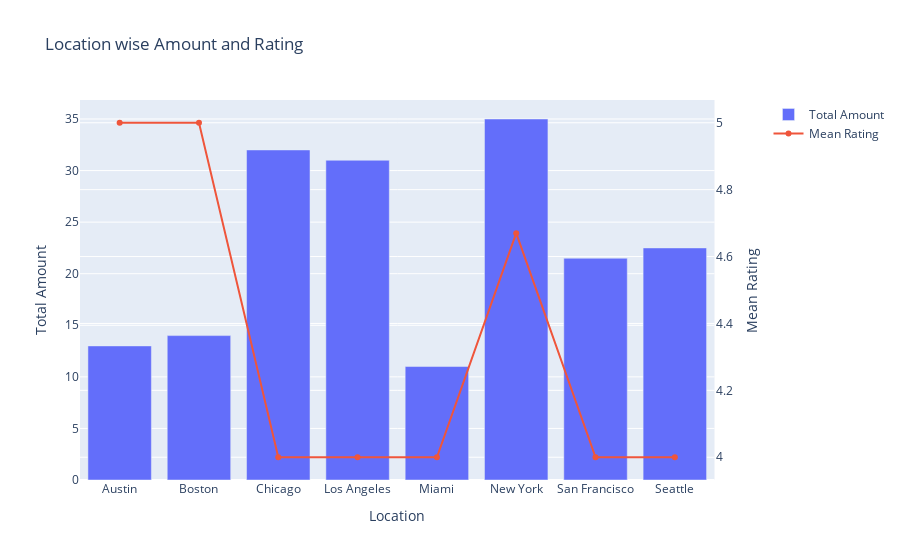

Source (notebook cell):
### Code cell
fig = make_subplots(specs=[[{"secondary_y": True}]])

# Add traces
fig.add_trace(
    go.Bar(x=location_pivot["Location"], y=location_pivot["Total Amount"], name="Total Amount"),
    secondary_y=False,
)

fig.add_trace(
    go.Scatter(x=location_pivot["Location"], y=location_pivot["Mean Rating"], name="Mean Rating"),
    secondary_y=True,
)

# Add figure title
fig.update_layout(
    title_text="Location wise Amount and Rating"
)

# Set x-axis title
fig.update_xaxes(title_text="Location")

# # Set y-axes titles
fig.update_yaxes(title_text="Total Amount", secondary_y=False)
fig.update_yaxes(title_text="Mean Rating", secondary_y=True)

fig.show()

### Figure 1 — Plotly figure (JSON) as saved in the notebook; plotly's stock layout.template omitted (floating-point values rounded to 4 significant figures)
{"data": [{"name": "Total Amount", "type": "bar", "x": ["Austin", "Boston", "Chicago", "Los Angeles", "Miami", "New York", "San Francisco", "Seattle"], "xaxis": "x", "y": [13, 14, 32, 31, 11, 35, 21.5, 22.5], "yaxis": "y"}, {"name": "Mean Rating", "type": "scatter", "x": ["Austin", "Boston", "Chicago", "Los Angeles", "Miami", "New York", "San Francisco", "Seattle"], "xaxis": "x", "y": [5, 5, 4, 4, 4, 4.67, 4, 4], "yaxis": "y2"}], "layout": {"title": {"text": "Location wise Amount and Rating"}, "xaxis": {"anchor": "y", "domain": [0, 0.94], "title": {"text": "Location"}}, "yaxis": {"anchor": "x", "domain": [0, 1], "title": {"text": "Total Amount"}}, "yaxis2": {"anchor": "x", "overlaying": "y", "side": "right", "title": {"text": "Mean Rating"}}}}
